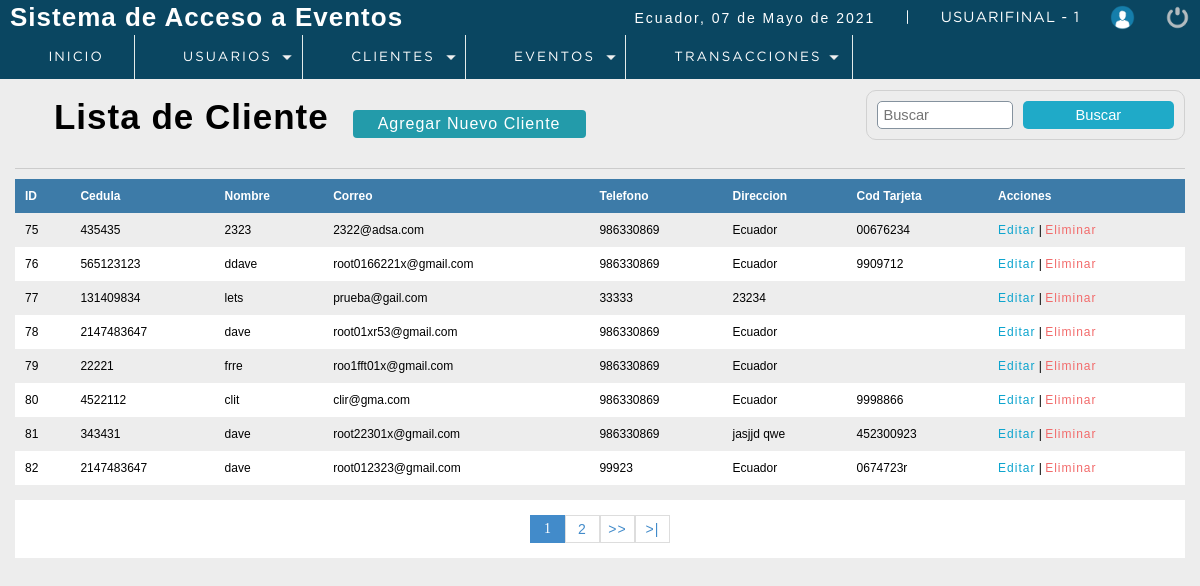
/P_seminarios/sistema/lista_clientes.php (signed in), run on the app's committed database.
### tables this page shows
CREATE TABLE `cliente` (
  `idcliente` int(11) NOT NULL,
  `cedula` int(11) DEFAULT NULL,
  `nombre` varchar(80) DEFAULT NULL,
  `apellidos` varchar(80) NOT NULL,
  `Correo` varchar(80) DEFAULT NULL,
  `telefono` int(11) DEFAULT NULL,
  `direccion` text DEFAULT NULL,
  `dateAdd` datetime NOT NULL DEFAULT current_timestamp(),
  `usuario_id` int(11) NOT NULL,
  `status` int(11) NOT NULL DEFAULT 1,
  `cod_tarjeta` varchar(20) NOT NULL
);

### P_seminarios/sistema/lista_clientes.php (the view, shortened to what this page needs)
<?php
 include "../conection.php";
?>
<!DOCTYPE html>
<html lang="en">
<head>
	<?php include "includes/scripts.php"?>
</head>
<body>
 <?php include "includes/header.php"?>
	<section id="container">
		<h1><i class="fas fa-list-alt"></i> Lista de Cliente</h1>
        <a href="registro_cliente.php" class="btn_new">Agregar Nuevo Cliente</a>
    <form action="buscar_cliente.php" method="get" class="form_search">
        <input type="text" name="busqueda" id="busqueda" placeholder="Buscar">
        <input type="submit" value="Buscar" class="btn_search" >
    </form>
    <hr>
        <table>
            <tr>
                <th>ID</th>
                <th>Cedula</th>
                <th>Nombre</th>
                <th>Correo</th>
                <th>Telefono</th>
                <th>Direccion</th>
                <th>Cod Tarjeta</th>
                <th>Acciones</th>
            </tr>
            <?php
           $sql_registre = mysqli_query($conection,"SELECT COUNT(*) AS total_registro FROM cliente WHERE Status =1");
           $result_registre = mysqli_fetch_array($sql_registre);
           $total_resgistros = $result_registre['total_registro'];
           $por_pagina = 8;
           if (empty($_GET['pagina'])) {
               $pagina =1;
           }
           else {
               $pagina = $_GET['pagina'];
           }
           $desde = ($pagina - 1) * $por_pagina;
           $total_paginas = ceil($total_resgistros / $por_pagina);
           $query = mysqli_query($conection,"SELECT * FROM cliente  WHERE status = 1
                                                                    ORDER BY idcliente ASC LIMIT $desde, $por_pagina");
           $result = mysqli_num_rows($query);
           if ($result > 0) {
               while ($data = mysqli_fetch_array($query)) {
           ?>
            <tr>
                <td><?php echo $data["idcliente"];?></td>
                <td><?php echo $data["cedula"];?></td>
                <td><?php echo $data["nombre"];?></td>
                <td><?php echo $data["Correo"];?></td>
                <td><?php echo $data["telefono"];?></td>
                <td><?php echo $data["direccion"];?></td>
                <td><?php echo $data["cod_tarjeta"];?></td>
                <td>
                    <a class="link_edit" href="editar_cliente.php?id=<?php echo $data["idcliente"];?>">Editar</a>
                   <?php if ($_SESSION['rol']==1 || $_SESSION['rol']==2) {
                     ?>
                     |
                    <a class="link_delete" href="eliminar_cliente.php?id=<?php echo $data["idcliente"];?>">Eliminar</a>
                    <?php } ?>
                </td>
            </tr>
                <?php
               }
           }
            ?>
        </table>
        <div class="paginador">
                    <ul>
                    <?php
                    for ($i=1; $i <= $total_paginas; $i++) {
                        if ($i == $pagina) {
                            echo '<li class="pageSelected">'.$i.'</li>';
                        }
                        else {
                            echo '<li><a href="?pagina='.$i.'">'.$i.'</a></li>';
                        }
                    }
                    if ($pagina!=$total_paginas) {
                    ?>
                    <li><a href="?pagina=<?php echo $pagina+1;?>">>></a></li>
                    <li><a href="?pagina=<?php echo $total_paginas;?>">>|</a></li>
                        <?php
                            }
                        ?>
                    </ul>
                </div>
	</section>
</body>
</html>

### P_seminarios/sistema/css/style.css (style rules this page uses)
* { margin: 0; padding: 0; box-sizing: border-box; }
body { background: #ededed; }
h1, h2, h3, h4, h5, h6 { font-family: 'arial'; font-weight: bold; letter-spacing: 1px; }
h1 { font-size: 26px; }
a { text-decoration: none; font-family: arial; letter-spacing: 1px; }
#container { padding: 90px 15px 15px; }
hr { border: 0; background: #CCC; height: 1px; margin: 10px 0; display: block; }
form { border: 2px solid #78909C; border-radius: 2%; background: #FFF; margin: auto; padding: 20px 50px; border: 1px solid #d1d1d1; }
input,select { display: block; width: 100%; font-size: 11pt; padding: 5px; border: 1px solid #85929e; border-radius: 5px; }
#container h1 { font-size: 35px; display: inline-block; }
.btn_new { display: inline-block; background: #239baa; color: #FFF; padding: 5px 25px; border-radius: 4px; margin: 20px; }
table { border-collapse: collapse; font-size: 12px; font-family: 'arial'; width: 100%; }
table th { text-align: left; padding: 10px; background: #3d7ba8; color: #FFF; }
table tr:nth-child(odd) { background: #FFF; }
table td { padding: 10px; }
.link_edit { color: #0ca4ce; }
.link_delete { color: #f26b6b; }
.paginador ul { padding: 15px; list-style: none; background: #FFF; margin-top: 15px; display: -webkit-flex; display: -moz-flex; display: -ms-flex; display: -o-flex; display: flex; justify-content: center; }
.paginador a, .pageSelected { color: #428bca; border: 1px solid #ddd; padding: 5px; display: inline-block; font-size: 14px; text-align: center; width: 35px; }
.pageSelected { color: #FFF; background: #428bca; border: 1px solid #428bca; }
.form_search { display: -webkit-flex; display: -moz-flex; display: -ms-flex; display: -o-flex; display: flex; float: right; background: initial; padding: 10px; border-radius: 10px; }
.form_search .btn_search { background: #1faac8; color: #FFF; padding: 0 20px; border: 0; cursor: pointer; margin-left: 10px; }

### data on the page
cliente: idcliente "75", cedula "435435", nombre "2323", Correo "2322@adsa.com", telefono "986330869", direccion "Ecuador", cod_tarjeta "00676234"
cliente: idcliente "76", cedula "565123123", nombre "ddave", Correo "root0166221x@gmail.com", telefono "986330869", direccion "Ecuador", cod_tarjeta "9909712"
cliente: idcliente "77", cedula "131409834", nombre "lets", Correo "prueba@gail.com", telefono "33333", direccion "23234"
cliente: idcliente "78", cedula "2147483647", nombre "dave", Correo "root01xr53@gmail.com", telefono "986330869", direccion "Ecuador"
cliente: idcliente "79", cedula "22221", nombre "frre", Correo "roo1fft01x@gmail.com", telefono "986330869", direccion "Ecuador"
cliente: idcliente "80", cedula "4522112", nombre "clit", Correo "clir@gma.com", telefono "986330869", direccion "Ecuador", cod_tarjeta "9998866"
cliente: idcliente "81", cedula "343431", nombre "dave", Correo "root22301x@gmail.com", telefono "986330869", direccion "jasjjd qwe", cod_tarjeta "452300923"
cliente: idcliente "82", cedula "2147483647", nombre "dave", Correo "root012323@gmail.com", telefono "99923", direccion "Ecuador", cod_tarjeta "0674723r"

### other printed values
fechaC() "07 de Mayo de 2021"
$_SESSION['user'] "USUARIFINAL"
$_SESSION['rol'] "1"
